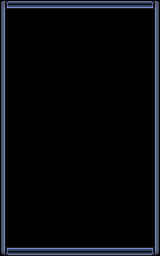

This game map was drawn from its Tiled (.tmx) file and the tilesets committed beside it. A one-line description and the trimmed map source follow:
An orthogonal 10x16 tile map with 16x16 px tiles, 2 tile layers (behind, bront).

<map version="1.0" orientation="orthogonal" width="10" height="16" tilewidth="16" tileheight="16">
 <tileset firstgid="1" name="Window_b_00" tilewidth="16" tileheight="16">
  <image source="Window_b_00.png" width="128" height="128" />
 </tileset>
 <layer name="behind" width="10" height="16" opacity="0.73">
  <data>[160 cells, 160 non-empty, 1 distinct tile ids]</data>
 </layer>
 <layer name="bront" width="10" height="16">
  <data>[160 cells, 48 non-empty, 10 distinct tile ids]</data>
 </layer>
</map>
